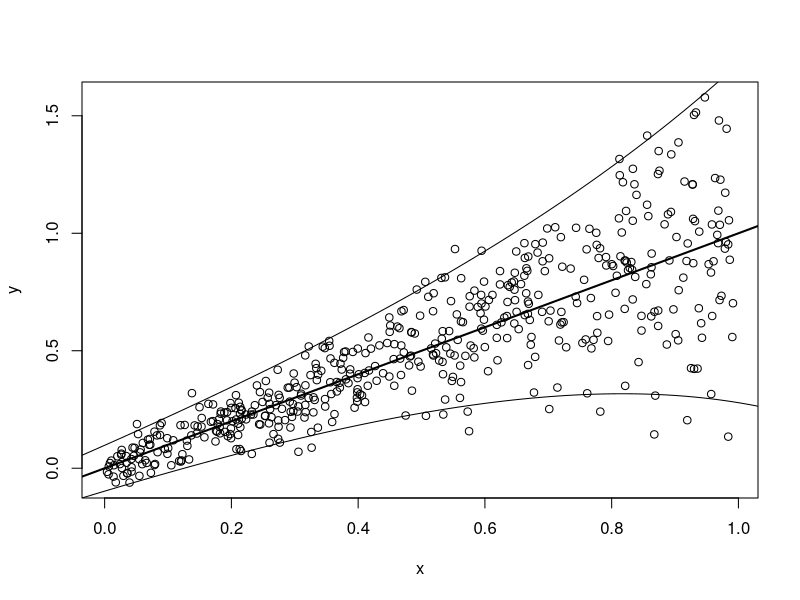

R code for this plot:
## ---- chunk 1
knitr::opts_chunk$set(echo = TRUE)

## ---- chunk 2
# automatically create a bib database for R packages
knitr::write_bib(c(
  .packages(), 'R6', 'knitr', 'rmarkdown', 'asp20model', 'gamboostLSS','mboost', 'tidyverse'  
), 'packages.bib')
## ---- chunk 3
n <- 500
x <- runif(n)
y <- x + rnorm(n, sd = exp(-3 + 2 * x))
plot(x, y)
abline(0, 1, lwd = 2)
curve(x + 1.96 * exp(-3 + 2 * x), -0.1, 1.1, add = TRUE)
curve(x - 1.96 * exp(-3 + 2 * x), -0.1, 1.1, add = TRUE)
